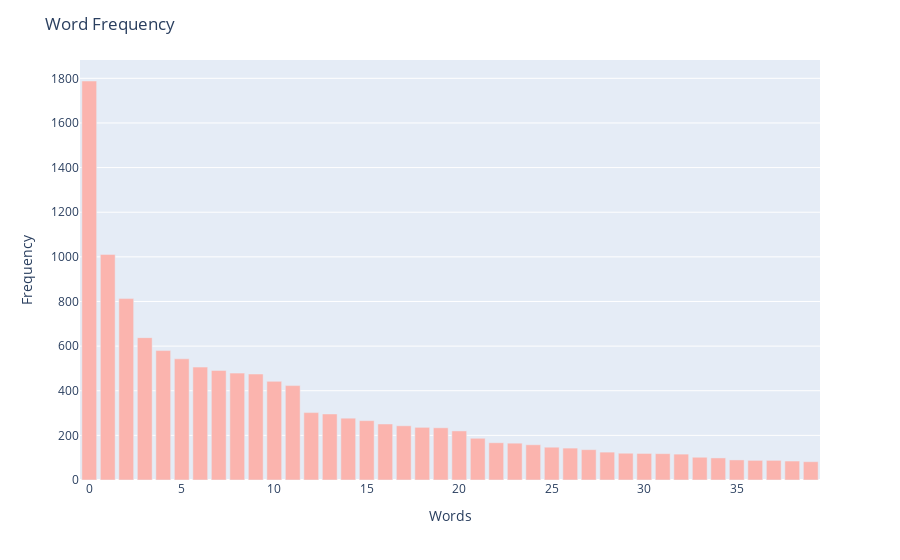

Write notebook code for a chart like this one.
### Code cell
import pandas as pd
import plotly.express as px

# Assuming word_freq is a DataFrame containing the word frequencies
# Sort the DataFrame by frequency in descending order
word_freq.sort_values('freq', ascending=False, inplace=True)

# Reset the index (and drop the existing 'level_0' column)
word_freq.reset_index(drop=True, inplace=True)
word_freq

# # Create the bar graph using Plotly Express
#x='index'
#color='index'
fig = px.bar(word_freq, y='freq', color_discrete_sequence=px.colors.qualitative.Pastel1)

# # Customize the layout
fig.update_layout(
    title='Word Frequency',
    xaxis_title='Words',
    yaxis_title='Frequency',
    showlegend=False  # Hide the legend
)

# # Show the plot
fig.show()

### Figure 1 — Plotly figure (JSON) as saved in the notebook; plotly's stock layout.template omitted (floating-point values rounded to 4 significant figures)
{"data": [{"alignmentgroup": "True", "hovertemplate": "index=%{x}<br>freq=%{y}<extra></extra>", "legendgroup": "", "marker": {"color": "rgb(251,180,174)", "pattern": {"shape": ""}}, "name": "", "offsetgroup": "", "orientation": "v", "showlegend": false, "textposition": "auto", "type": "bar", "x": [0, 1, 2, 3, 4, 5, 6, 7, 8, 9, 10, 11, 12, 13, 14, 15, 16, 17, 18, 19, 20, 21, 22, 23, 24, 25, 26, 27, 28, 29, 30, 31, 32, 33, 34, 35, 36, 37, 38, 39], "xaxis": "x", "y": [1788, 1011, 813, 638, 580, 543, 506, 491, 479, 475, 442, 423, 302, 296, 277, 266, 251, 243, 236, 234, 220, 187, 167, 165, 158, 147, 143, 136, 125, 120, 119, 118, 116, 102, 99, 90, 88, 88, 85, 82], "yaxis": "y"}], "layout": {"barmode": "relative", "legend": {"tracegroupgap": 0}, "margin": {"t": 60}, "showlegend": false, "title": {"text": "Word Frequency"}, "xaxis": {"anchor": "y", "domain": [0, 1], "title": {"text": "Words"}}, "yaxis": {"anchor": "x", "domain": [0, 1], "title": {"text": "Frequency"}}}}
